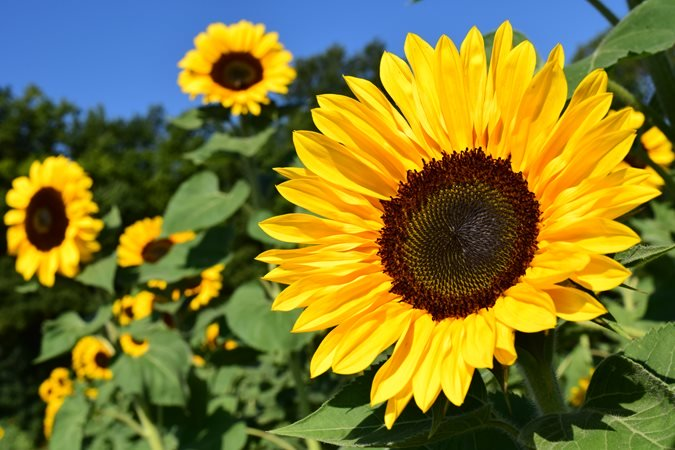
#> input picture Assignment_4/image.jpg, 675 x 450 px, found by its file name
$ python Question_2.py
#> lines starting #> are read from the running program, lines starting #| are printed output that depends on the picture
#Using loops, fill an image with randomly coloured, equal sized squares in the following manner:
#i) left to right for even numbered row.
#ii) right to left for odd numbered row.
#iii) Introduce a delay of 0.5 second, so that the process of filling of the image is visible.
#Dimensions of the square are the same as in question 1.

import cv2
import random
img = cv2.imread('image.jpg')
#> img is the input picture: shape (450, 675, 3); mean B, G, R 48, 120.3, 125.6
y = (img.shape[1])/7
#> y = 96.43
x = (img.shape[0])/7
#> x = 64.29

for b in range (1,8): #for rows

    x1 = int(x*(b-1))
    x2 = int(x*b)

    if (b%2) == 0: #for even no. row
        p = 1
        q = 8
        r = 1

    if (b%2)!= 0:  #for odd no. row
        p = 7
        q = 0
        r = -1

    for a in range(p,q,r):  #for columns

        y1 = int(y*(a-1))
        y2 = int(y*a)

        img[x1:x2,y1:y2] = (random.randint (0, 255), random.randint (0, 255), random.randint (0, 255))
        cv2.imshow ('frame', img)
        cv2.waitKey(500)
#> this loop made 7 passes
#> pass 1, `cv2.imshow ('frame', img)`:
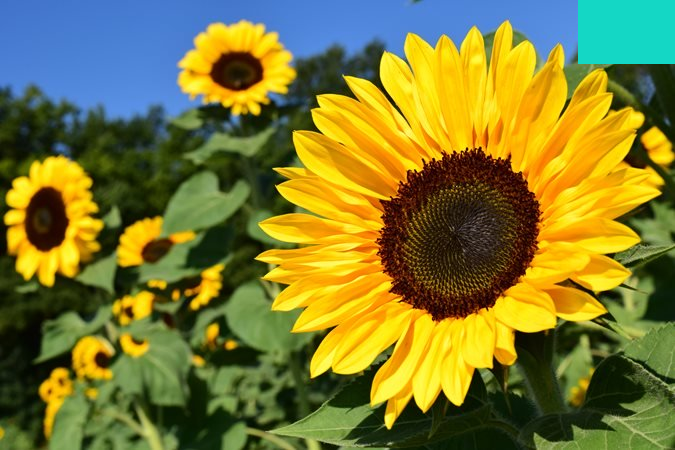
#> window 'frame': shape (450, 675, 3); mean B, G, R 50.2, 122.4, 124.3
#> pass 1, `cv2.imshow ('frame', img)`:
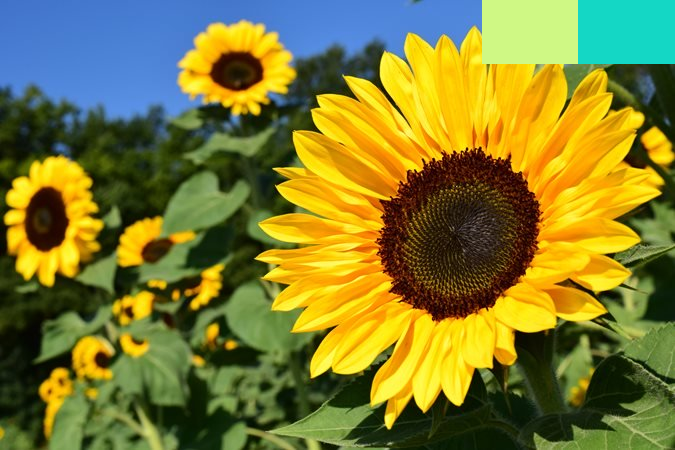
#> window 'frame': shape (450, 675, 3); mean B, G, R 49.8, 124.2, 125.9
#> pass 1, `cv2.imshow ('frame', img)`:
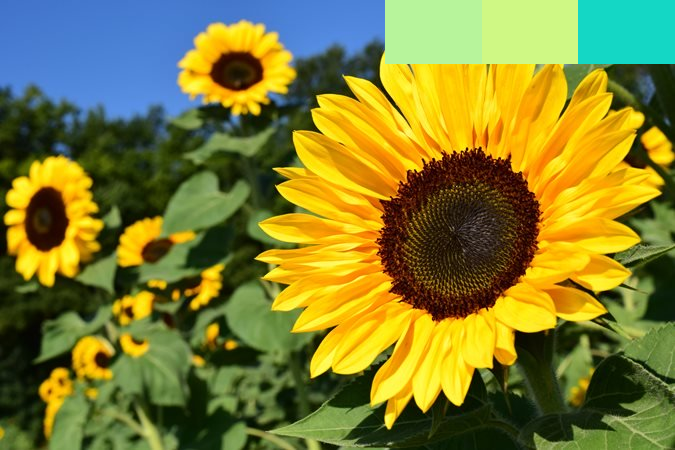
#> window 'frame': shape (450, 675, 3); mean B, G, R 49.9, 125.9, 126.8
#> pass 1, `cv2.imshow ('frame', img)`:
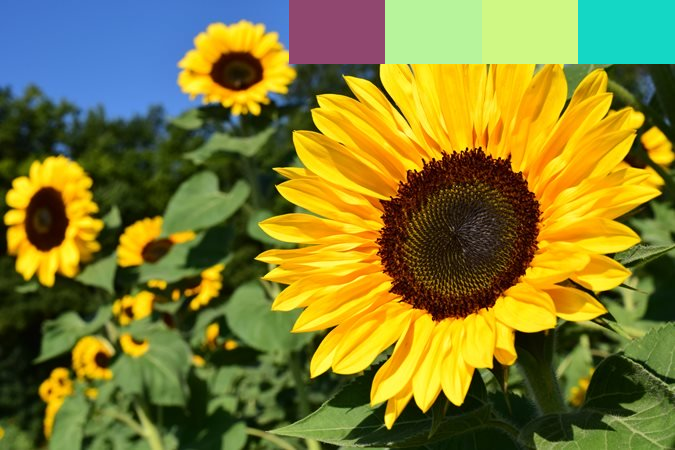
#> window 'frame': shape (450, 675, 3); mean B, G, R 48.4, 124.8, 128.1
#> after the loop:
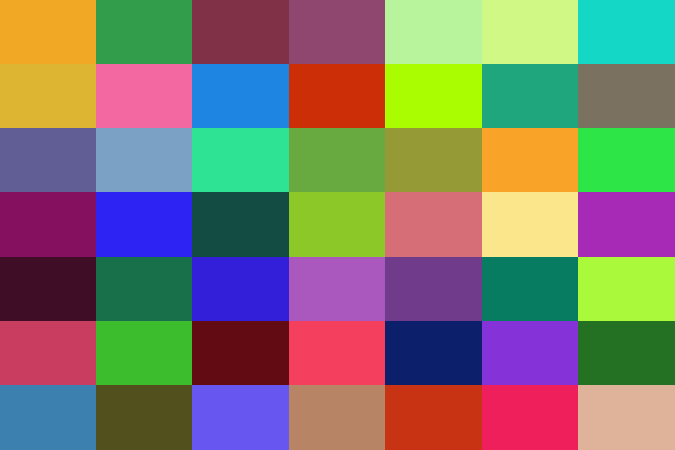
#> img: shape (450, 675, 3); mean B, G, R 108.1, 121.2, 127.6

cv2.destroyWindow('frame')
